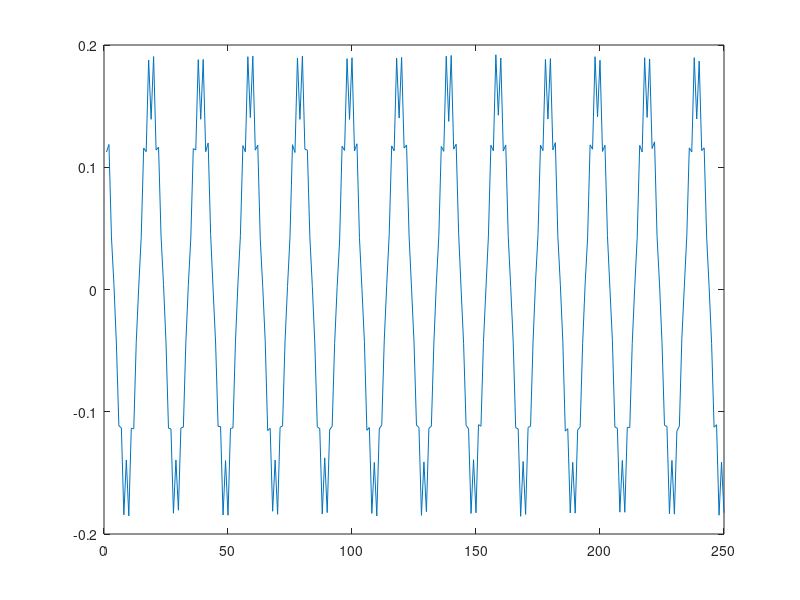

This chart was generated by the following MATLAB code: (Note: this script raises an error after producing the figure.)
clear all;
clc;

% function [n,x,s,fs,s1] = genData(numPts, freq, filt, nVar, SNR)
%     % Generate time values
%     t = linspace(0,1,numPts)';
%     fs = numPts;
% 
%     % Generate tone
%     s = sin(2*pi*freq*t);
%     s1 = sin(2*pi*freq*(t+3.4e4));
%     % Generate noise
%     n = sqrt(nVar)*randn(numPts,1);
% 
%     % Filter noise
%     addnoise = filter(filt, 1, n);
% 
%     % Plot filter
%     freqz(filt,1,1000)
% 
%     % Adjust SNR of tone
%     s = s/sqrt(var(s)/(10^(SNR/10)*var(n)));
%     disp(['Calculated SNR = ' num2str(10*log10(var(s)/var(n)))])
% 
%     % Add noise to signal
%     x = s + addnoise;
% end

% % Generate the data!
% [n,x,s,fs,s1] = genData(numPts, freq, filt, nVar, SNR);
% % parameter estimator menggunakan least square
% 
% Y = ([1 : 100] + rand(1, 1))'; % proses markov orde 1
% X = ([100 : 199] + rand(1, 1))';
% st_time = tic();
% % jumlah parameter
% np = 2;
% % orde model
% nmdl = np / 2;
% phi = [];
% N = 40;
% for m = nmdl + 1 : N - nmdl
%     phi(m, :) = [-Y(m-1:-1:m-nmdl, :)' X(m-1:-1:m-nmdl, :)'];
% end
% Y2 = Y(nmdl + 1 : N);
% % Parameter yang diestimasi
% beta = inv(phi'*phi) * phi' * Y2;
% Y3 = phi * beta;
% err = Y2 - Y3;
% emse = mse(err);
% t = 1 : length(Y3);
% figure;
% plot(t, Y2, t, Y3);
% title('Data Asli vs Estimasi');
% figure;
% plot(t, err);
% title('Galat');
% cnsmd_time = toc(st_time)

freq = 1000;             % frequency of fundamental tone
N = 73;
%% Time specifications:
Fs = 20000;                 % samples per second
dt = 1/Fs;                   % seconds per sample
StopTime = 0.5;             % seconds
t = (0:dt:StopTime-dt)';     % seconds
%% Sine wave:
s = 0.07*cos(2*pi*freq*t);
noise = awgn(s, 60);
s = s + noise;
M = 2;

% ADC
for k = 1:2000
    s0(k,:) = s(k*M+1); % ADC0
    s1(k,:) = s(k*M+2); % ADC1
end

%offset
s1 = s1 + 0.002;

%gain
s1 = s1 * 1.4;

plot([s0,s1]);

x_adc0 = s0;% + noise;
x_adc1 = s1;% + noise;

% create main signal from adc
x_after_subadc = zeros(2*length(s0),1);
x_after_subadc(1:2:end) = x_adc0; 
x_after_subadc(2:2:end) = x_adc1; 
plot(x_after_subadc(1:250))

spectrumScope = spectrumAnalyzer(SampleRate = Fs, ...            
            AveragingMethod='exponential',ForgettingFactor=0.99, ...
            YLimits=[-30 10],ShowLegend=true);
% spectrumScope([x_adc0, x_adc1]);
spectrumScope([x_after_subadc]);


for z = 1:1

    y_out1 = [];
    x3 = [];
    y_out = 0;

    % create matrix for input signal
    for i = 1:N
        x3(i,:) = x_adc1(i:N+i-1).';
    end

    w1 = (x3'*x3) \ x3' * x_adc0(1:N);
    % dd = det(x3);
    % ee = cond(x3);
    % w1 = inv(x3'*x3) * x3' * s(1:N);
    % st = lsqr(x3, s(1:N));

    for k = 1:N
        % y_out = w1(1)*x(j+1) + w1(2)*x(j+2) + w1(3)*x(j+3) + w1(4)*x(j+4);
        y_out = y_out + w1(k)*x_adc1(k);
    end
    % y_out = w1(1)*x(1) + w1(2)*x(2) + w1(3)*x(3) + w1(4)*x(4); % + st(5)*x(5) + st(6)*x(6) + st(7)*x(7) + st(8)*x(8) + st(9)*x(9) + st(10)*x(10);
    y_out1(1) = y_out;

    % work
    % for i = 1:2
    %   x3 = [x(i), x(i+1); x(i+1), x(i+2)];
    %   y3 = [s(i); s(i+1)];
    %   w1 = inv(x3'*x3) * x3' * y3;
    %   st = lsqr(x3, y3);
    %   y = st(1)*x(i)+st(2)*x(i+1);
    % end
%%

    for j = 1:length(x_adc0)-2*N
    
        % shift to left matrix input signal
        for i = 1:N
            x3(i,:) = [x3(i,2:N), 0];
            x3(i,N) = x_adc1(j+N-1+i);
        end

        % estimate coeff
        % w1 = inv(x3'*x3) * x3' * x_adc0(j+1:N+j);
        w1 = ((x3'*x3) \ x3') * x_adc0(j+1:N+j);
        % st = lsqr(x3, x_adc0(j+1:N+j));

        y_out = 0;
        % filter input signal
        for k = 1:N
            % y_out = w1(1)*x(j+1) + w1(2)*x(j+2) + w1(3)*x(j+3) + w1(4)*x(j+4);
            y_out = y_out + w1(k)*x_adc1(j+k);
        end

        y_out1(j+1) = y_out;

    end

    nn = 1855;

    y_out11(1:nn,z) =  y_out1(1:nn).';
    error_out(1:nn,z) = y_out1(1:nn).' ./ x_adc0(1:nn);

end

    % subplot(2,1,1)
    % plot([x_adc0(1:nn), x_adc1(1:nn), y_out11(1:nn)])
    % % title('Отношение между отсчетами I-составляющей')
    % xlabel('Номер отсчета') 
    % ylabel('Амплитуда') 
    % legend({'Исходный сигнал','Сигнал + Шум','Сигнал с выхода адаптивного фильтра'},'Location','northeast')
    % subplot(2,1,2)
    % plot([error_out(:,1)]);% error_out(:,2), error_out(:,3)])
    % title('Относительная ошибка между исходным сигналом и выходом адаптивного фильтра')
    % xlabel('Номер отсчета') 
    % ylabel('Отношение') 

    % create main signal from sub-adc
    x_after_adc = zeros(nn*2,1);

    x_after_adc1 = zeros(nn,1);
    x_after_adc2 = zeros(nn,1);

    for ty = 1:nn
        a = 1+((ty - mod(ty,2))/2);
        x_after_adc1(ty) = x_adc0(1+(ty - mod(ty,2))/2);
        x_after_adc2(ty) = y_out11(1+(ty - mod(ty,2))/2);
    end

    x_after_adc(1:2:end) = x_adc0(1:nn); 
    x_after_adc(2:2:end) = y_out11; 
    plot(x_after_adc)

    spectrumScope = spectrumAnalyzer(SampleRate=Fs, ...            
                AveragingMethod='exponential',ForgettingFactor=0.99, ...
                YLimits=[-30 10],ShowLegend=true);
    spectrumScope([x_after_adc]);

    % spectrumScope([x_after_subadc(1:nn*2), x_after_adc]);